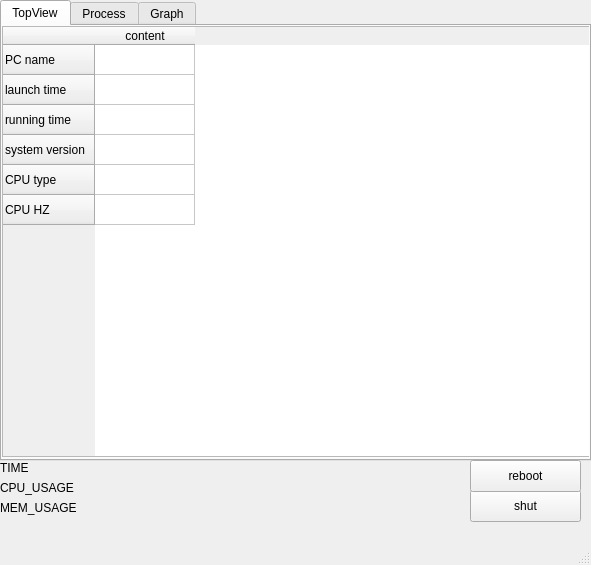
<?xml version="1.0" encoding="UTF-8"?>
<ui version="4.0">
 <class>MainWindow</class>
 <widget class="QMainWindow" name="MainWindow">
  <property name="geometry">
   <rect>
    <x>0</x>
    <y>0</y>
    <width>591</width>
    <height>565</height>
   </rect>
  </property>
  <property name="windowTitle">
   <string>MainWindow</string>
  </property>
  <property name="autoFillBackground">
   <bool>true</bool>
  </property>
  <widget class="QWidget" name="centralWidget">
   <property name="enabled">
    <bool>true</bool>
   </property>
   <property name="mouseTracking">
    <bool>true</bool>
   </property>
   <widget class="QTabWidget" name="tabWidget">
    <property name="enabled">
     <bool>true</bool>
    </property>
    <property name="geometry">
     <rect>
      <x>0</x>
      <y>0</y>
      <width>591</width>
      <height>461</height>
     </rect>
    </property>
    <property name="mouseTracking">
     <bool>true</bool>
    </property>
    <property name="layoutDirection">
     <enum>Qt::LeftToRight</enum>
    </property>
    <property name="autoFillBackground">
     <bool>false</bool>
    </property>
    <property name="currentIndex">
     <number>0</number>
    </property>
    <property name="elideMode">
     <enum>Qt::ElideNone</enum>
    </property>
    <property name="usesScrollButtons">
     <bool>false</bool>
    </property>
    <property name="documentMode">
     <bool>false</bool>
    </property>
    <property name="tabsClosable">
     <bool>false</bool>
    </property>
    <widget class="QWidget" name="tab">
     <property name="mouseTracking">
      <bool>true</bool>
     </property>
     <attribute name="title">
      <string>TopView</string>
     </attribute>
     <widget class="QTableWidget" name="tableWidget">
      <property name="geometry">
       <rect>
        <x>0</x>
        <y>0</y>
        <width>591</width>
        <height>431</height>
       </rect>
      </property>
      <property name="maximumSize">
       <size>
        <width>591</width>
        <height>431</height>
       </size>
      </property>
      <property name="sizeIncrement">
       <size>
        <width>0</width>
        <height>0</height>
       </size>
      </property>
      <property name="mouseTracking">
       <bool>true</bool>
      </property>
      <property name="contextMenuPolicy">
       <enum>Qt::DefaultContextMenu</enum>
      </property>
      <property name="layoutDirection">
       <enum>Qt::LeftToRight</enum>
      </property>
      <property name="autoFillBackground">
       <bool>true</bool>
      </property>
      <row>
       <property name="text">
        <string>PC name</string>
       </property>
      </row>
      <row>
       <property name="text">
        <string>launch time</string>
       </property>
      </row>
      <row>
       <property name="text">
        <string>running time</string>
       </property>
      </row>
      <row>
       <property name="text">
        <string>system version</string>
       </property>
      </row>
      <row>
       <property name="text">
        <string>CPU type</string>
       </property>
      </row>
      <row>
       <property name="text">
        <string>CPU HZ</string>
       </property>
      </row>
      <column>
       <property name="text">
        <string>content</string>
       </property>
      </column>
      <item row="0" column="0">
       <property name="text">
        <string/>
       </property>
      </item>
     </widget>
    </widget>
    <widget class="QWidget" name="tab_2">
     <property name="mouseTracking">
      <bool>true</bool>
     </property>
     <attribute name="title">
      <string>Process</string>
     </attribute>
     <widget class="QTableWidget" name="table_proc">
      <property name="geometry">
       <rect>
        <x>0</x>
        <y>0</y>
        <width>461</width>
        <height>431</height>
       </rect>
      </property>
      <column>
       <property name="text">
        <string>PID</string>
       </property>
      </column>
      <column>
       <property name="text">
        <string>name</string>
       </property>
      </column>
      <column>
       <property name="text">
        <string>status</string>
       </property>
      </column>
      <column>
       <property name="text">
        <string>pre</string>
       </property>
      </column>
      <column>
       <property name="text">
        <string>memUsed</string>
       </property>
      </column>
     </widget>
     <widget class="QLabel" name="label_pNum">
      <property name="geometry">
       <rect>
        <x>470</x>
        <y>130</y>
        <width>111</width>
        <height>16</height>
       </rect>
      </property>
      <property name="text">
       <string>TextLabel</string>
      </property>
     </widget>
     <widget class="QLabel" name="label_pRun">
      <property name="geometry">
       <rect>
        <x>470</x>
        <y>170</y>
        <width>111</width>
        <height>16</height>
       </rect>
      </property>
      <property name="text">
       <string>TextLabel</string>
      </property>
     </widget>
     <widget class="QLabel" name="label_pSleep">
      <property name="geometry">
       <rect>
        <x>470</x>
        <y>210</y>
        <width>111</width>
        <height>16</height>
       </rect>
      </property>
      <property name="text">
       <string>TextLabel</string>
      </property>
     </widget>
     <widget class="QPushButton" name="proc_creat">
      <property name="geometry">
       <rect>
        <x>460</x>
        <y>370</y>
        <width>121</width>
        <height>32</height>
       </rect>
      </property>
      <property name="text">
       <string>create proc</string>
      </property>
     </widget>
     <widget class="QPushButton" name="proc_shut">
      <property name="geometry">
       <rect>
        <x>460</x>
        <y>400</y>
        <width>121</width>
        <height>32</height>
       </rect>
      </property>
      <property name="text">
       <string>shut proc</string>
      </property>
     </widget>
     <widget class="QLabel" name="label_pZombie">
      <property name="geometry">
       <rect>
        <x>470</x>
        <y>250</y>
        <width>111</width>
        <height>16</height>
       </rect>
      </property>
      <property name="text">
       <string>TextLabel</string>
      </property>
     </widget>
     <widget class="QLineEdit" name="Edit_pid">
      <property name="geometry">
       <rect>
        <x>470</x>
        <y>330</y>
        <width>101</width>
        <height>21</height>
       </rect>
      </property>
     </widget>
    </widget>
    <widget class="QWidget" name="tab_3">
     <attribute name="title">
      <string>Graph</string>
     </attribute>
    </widget>
   </widget>
   <widget class="QLabel" name="label_now">
    <property name="geometry">
     <rect>
      <x>0</x>
      <y>460</y>
      <width>591</width>
      <height>16</height>
     </rect>
    </property>
    <property name="text">
     <string>TIME</string>
    </property>
   </widget>
   <widget class="QLabel" name="label_cpu">
    <property name="geometry">
     <rect>
      <x>0</x>
      <y>480</y>
      <width>591</width>
      <height>16</height>
     </rect>
    </property>
    <property name="text">
     <string>CPU_USAGE</string>
    </property>
   </widget>
   <widget class="QLabel" name="label_memory">
    <property name="geometry">
     <rect>
      <x>0</x>
      <y>500</y>
      <width>591</width>
      <height>16</height>
     </rect>
    </property>
    <property name="text">
     <string>MEM_USAGE</string>
    </property>
   </widget>
   <widget class="QPushButton" name="button_shut">
    <property name="geometry">
     <rect>
      <x>470</x>
      <y>490</y>
      <width>111</width>
      <height>32</height>
     </rect>
    </property>
    <property name="text">
     <string>shut</string>
    </property>
   </widget>
   <widget class="QPushButton" name="button_reboot">
    <property name="geometry">
     <rect>
      <x>470</x>
      <y>460</y>
      <width>111</width>
      <height>32</height>
     </rect>
    </property>
    <property name="text">
     <string>reboot</string>
    </property>
   </widget>
  </widget>
  <widget class="QMenuBar" name="menuBar">
   <property name="geometry">
    <rect>
     <x>0</x>
     <y>0</y>
     <width>591</width>
     <height>22</height>
    </rect>
   </property>
  </widget>
  <widget class="QStatusBar" name="statusBar">
   <property name="enabled">
    <bool>true</bool>
   </property>
   <property name="autoFillBackground">
    <bool>false</bool>
   </property>
   <property name="sizeGripEnabled">
    <bool>true</bool>
   </property>
  </widget>
 </widget>
 <layoutdefault spacing="6" margin="11"/>
 <resources/>
 <connections/>
</ui>
